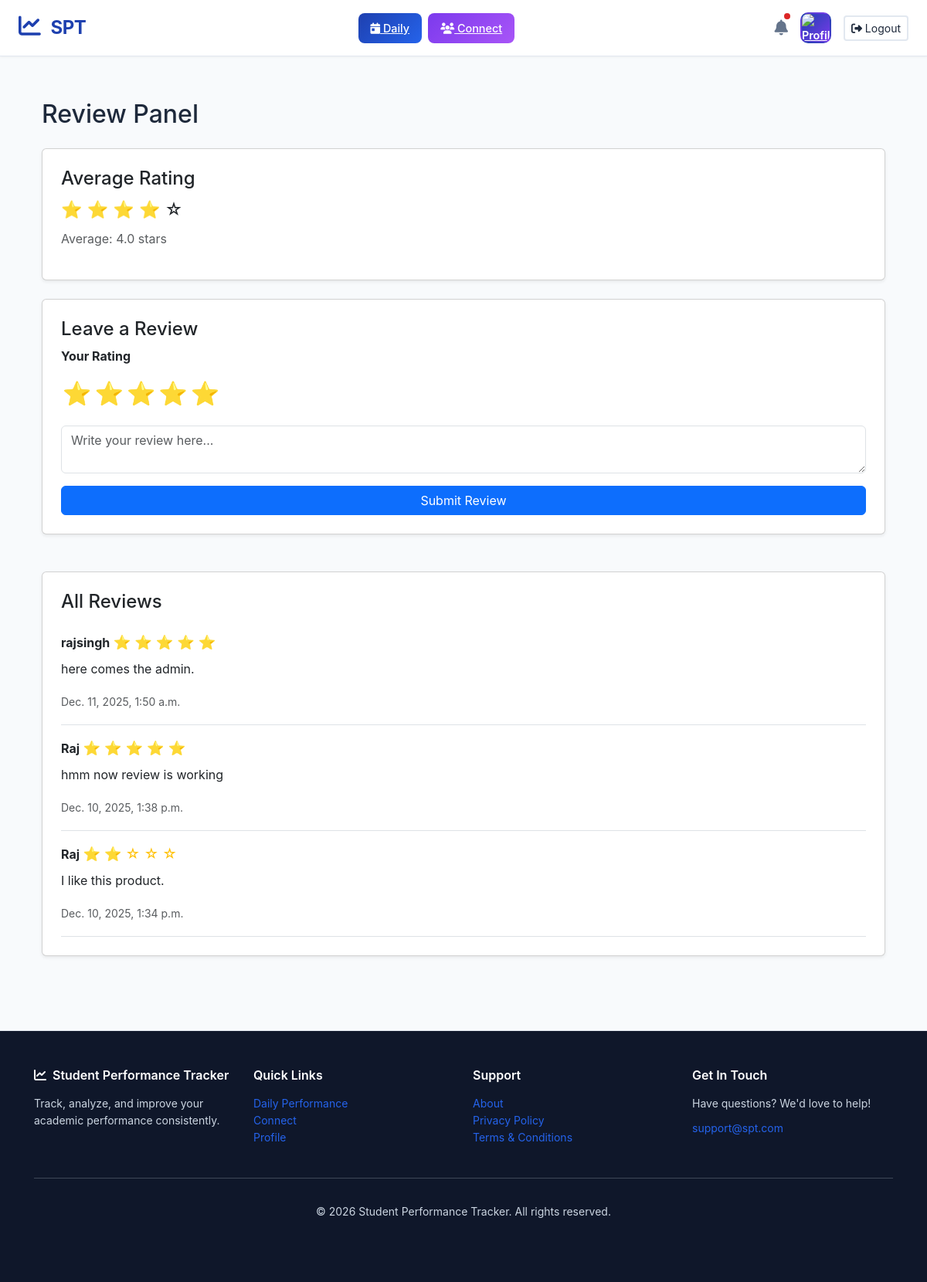
The page /review/ (signed in) on the database its author committed.
### tracker/models.py (models this page shows, shortened)
class Review(models.Model):
    user = models.ForeignKey(User, on_delete=models.CASCADE)
    rating = models.IntegerField(default=5)  # 1 to 5
    message = models.TextField(max_length=500)
    created_at = models.DateTimeField(auto_now_add=True)

### tracker/views.py (the view, shortened to what this page needs)
# urls.py: path("review/", views.review_panel, name="review"),
@login_required
def review_panel(request):
    user = request.user
    reviews = Review.objects.all().order_by("-created_at")
    if reviews.exists():
        avg = sum(r.rating for r in reviews) / reviews.count()
        avg = round(avg, 2)
    else:
        avg = 0
    return render(request, "review_panel.html", {"reviews": reviews, "avg_rating": avg, "avg_full": int(avg)})

### tracker/context_processors.py (called while the page is built)
def notifications_processor(request):
    if not request.user.is_authenticated:
        return {}
    user = request.user
    today = timezone.localtime().date()
    has_entry = DailyEntry.objects.filter(user=user, date=today).exists()
    has_analysis = False
    if has_entry:
        entry = DailyEntry.objects.filter(user=user, date=today).first()
        has_analysis = DailyScore.objects.filter(entry=entry).exists()
    has_goals = Criterion.objects.filter(user=user).exists()
    return {
        'show_entry_msg': not has_entry,
        'show_analysis_msg': has_entry and not has_analysis,
        'show_goal_msg': not has_goals,
    }

### tracker/templates/review_panel.html (shortened to what this page needs)
{% extends "base.html" %}
{% block content %}
<div class="container mt-4">
    <h2 class="mb-4">Review Panel</h2>
    <div class="card p-4 shadow-sm mb-4">
        <h4>Average Rating</h4>
        <div style="font-size: 22px;">
            {% for _ in "12345" %}
                {% if forloop.counter <= avg_full %}
                    ⭐
                {% else %}
                    ☆
                {% endif %}
            {% endfor %}
        </div>
        <p class="mt-2 text-muted">Average: {{ avg_rating|floatformat:1 }} stars</p>
    </div>
    <div class="card p-4 shadow-sm mb-5">
        <h4>Leave a Review</h4>
        <form method="post">
            <div class="mb-3">
                <label class="form-label"><strong>Your Rating</strong></label><br>
                <div class="star-rating">
                    <input type="radio" name="rating" value="5" id="5"><label for="5">⭐</label>
                    <input type="radio" name="rating" value="4" id="4"><label for="4">⭐</label>
                    <input type="radio" name="rating" value="3" id="3"><label for="3">⭐</label>
                    <input type="radio" name="rating" value="2" id="2"><label for="2">⭐</label>
                    <input type="radio" name="rating" value="1" id="1"><label for="1">⭐</label>
                </div>
            </div>
            <textarea name="message" class="form-control mb-3"
                      placeholder="Write your review here..." required></textarea>
            <button class="btn btn-primary w-100">Submit Review</button>
        </form>
    </div>
    <div class="card p-4 shadow-sm">
        <h4>All Reviews</h4>
        {% for r in reviews %}
            <div class="border-bottom py-3">
                <strong>{{ r.user.username }}</strong>
                <span style="font-size:18px" class="text-warning">
                    {% for _ in "12345" %}
                        {% if forloop.counter <= r.rating %}
                            ⭐
                        {% else %}
                            ☆
                        {% endif %}
                    {% endfor %}
                </span>
                <p class="mt-2">{{ r.message }}</p>
                <small class="text-muted">{{ r.created_at }}</small>
            </div>
        {% empty %}
            <p class="text-muted">No reviews yet.</p>
        {% endfor %}
    </div>
</div>
{% endblock %}

### tracker/templates/base.html (shortened to what this page needs)
<!DOCTYPE html>
<html lang="en">
<head>
    <link href="https://cdn.jsdelivr.net/npm/bootstrap@5.3.2/dist/css/bootstrap.min.css" rel="stylesheet">
    <link rel="stylesheet" href="https://cdnjs.cloudflare.com/ajax/libs/font-awesome/6.4.2/css/all.min.css">
</head>
<body>
    <nav class="navbar navbar-spt">
        <div class="container-fluid px-4">
            <div class="d-flex align-items-center justify-content-between w-100">
                <a class="navbar-brand" href="/">
                    <i class="fas fa-chart-line"></i>
                    <span>SPT</span>
                </a>
                <div class="d-flex gap-2 align-items-center">
                    <a href="{% url 'daily' %}" class="nav-btn nav-btn-daily" title="Daily Performance">
                        <i class="fas fa-calendar-day"></i> Daily
                    </a>
                    <a href="{% url 'social' %}" class="nav-btn nav-btn-social" title="Connect with Peers">
                        <i class="fas fa-users"></i> Connect
                    </a>
                </div>
                <div class="d-flex align-items-center gap-3">
                    <div class="notif-bell" id="notifBell" role="button" data-bs-toggle="dropdown">
                        <i class="fas fa-bell"></i>
                        <span id="notif-dot" class="notif-dot" style="display: none;"></span>
                    </div>
                    <div class="dropdown">
                        {% if request.user.profile.profile_image %}
                            <a class="profile-avatar" href="#" id="profileDropdown" data-bs-toggle="dropdown">
                                <img src="{{ request.user.profile.profile_image.url }}" alt="Profile">
                            </a>
                        {% else %}
                            <a class="profile-avatar" href="#" id="profileDropdown" data-bs-toggle="dropdown">
                                {{ request.user.username|first|upper }}
                            </a>
                        {% endif %}
                    </div>
                    <a href="/accounts/logout/" class="btn btn-sm" style="border: 2px solid var(--border-color); color: var(--text-primary); transition: all 0.2s ease;" onmouseover="this.style.borderColor='var(--primary-color)'; this.style.color='var(--primary-color)'" onmouseout="this.style.borderColor='var(--border-color)'; this.style.color='var(--text-primary)'">
                        <i class="fas fa-sign-out-alt"></i> Logout
                    </a>
                </div>
            </div>
        </div>
    </nav>
    <main class="main-content">
        <div class="container">
            {% block content %}{% endblock %}
        </div>
    </main>
    <footer>
        <div class="container">
            <div class="row mb-4">
                <div class="col-md-3 footer-section">
                    <h6><i class="fas fa-chart-line me-2"></i>Student Performance Tracker</h6>
                    <p class="small">Track, analyze, and improve your academic performance consistently.</p>
                </div>
                <div class="col-md-3 footer-section">
                    <h6>Quick Links</h6>
                    <ul class="list-unstyled small">
                        <li><a href="{% url 'daily' %}">Daily Performance</a></li>
                        <li><a href="{% url 'social' %}">Connect</a></li>
                        <li><a href="{% url 'profile' %}">Profile</a></li>
                    </ul>
                </div>
                <div class="col-md-3 footer-section">
                    <h6>Support</h6>
                    <ul class="list-unstyled small">
                        <li><a href="{% url 'about website' %}">About</a></li>
                        <li><a href="{% url 'privacy-policy' %}">Privacy Policy</a></li>
                        <li><a href="{% url 'terms' %}">Terms & Conditions</a></li>
                    </ul>
                </div>
                <div class="col-md-3 footer-section">
                    <h6>Get In Touch</h6>
                    <p class="small mb-2">Have questions? We'd love to help!</p>
                    <a href="mailto:support@spt.com" class="small">support@spt.com</a>
                </div>
            </div>
            <hr class="footer-divider">
            <div class="text-center small py-3">
                <p>&copy; 2026 Student Performance Tracker. All rights reserved.</p>
            </div>
        </div>
    </footer>
</body>
</html>

### tracker/templates/base.html (style rules this page uses)
:root { --primary-color: #1e40af; --primary-light: #2563eb; --secondary-color: #7c3aed; --success-color: #059669; --danger-color: #dc2626; --neutral-dark: #0f172a; --neutral-light: #f8fafc; --text-primary: #1e293b; --text-secondary: #64748b; --border-color: #e2e8f0; }
* { font-family: -apple-system, BlinkMacSystemFont, 'Segoe UI', 'Roboto', 'Helvetica Neue', sans-serif; }
body { background-color: var(--neutral-light); color: var(--text-primary); line-height: 1.6; }
.navbar-spt { background: white; border-bottom: 1px solid var(--border-color); padding: 0.75rem 0; position: sticky; top: 0; z-index: 1000; box-shadow: 0 1px 3px rgba(0, 0, 0, 0.05); }
.navbar-brand { font-size: 1.5rem; font-weight: 700; color: var(--primary-color) !important; letter-spacing: -0.5px; }
.navbar-brand i { margin-right: 0.5rem; font-size: 1.8rem; }
.nav-btn { border-radius: 8px; padding: 0.5rem 1rem; font-weight: 500; border: none; transition: all 0.2s ease; font-size: 0.9rem; }
.nav-btn-daily { background: linear-gradient(135deg, var(--primary-color), var(--primary-light)); color: white !important; }
.nav-btn-social { background: linear-gradient(135deg, var(--secondary-color), #a855f7); color: white !important; }
.profile-avatar { width: 40px; height: 40px; border-radius: 10px; display: flex; align-items: center; justify-content: center; font-weight: 600; color: white; font-size: 0.9rem; cursor: pointer; transition: all 0.2s ease; background: linear-gradient(135deg, var(--primary-color), var(--secondary-color)); border: 2px solid transparent; }
.profile-avatar img { width: 100%; height: 100%; object-fit: cover; border-radius: 8px; }
.notif-bell { font-size: 1.25rem; color: var(--text-secondary); cursor: pointer; transition: all 0.2s ease; position: relative; }
.notif-dot { position: absolute; top: -5px; right: -5px; width: 12px; height: 12px; background: var(--danger-color); border-radius: 50%; border: 2px solid white; }
.main-content { padding: 2rem 0; min-height: calc(100vh - 200px); }
footer { background: var(--neutral-dark); color: #cbd5e1; padding: 3rem 2rem; margin-top: 4rem; border-top: 1px solid var(--border-color); }
footer a { color: var(--primary-light); text-decoration: none; transition: color 0.2s ease; }
footer .footer-section h6 { color: white; font-weight: 600; margin-bottom: 1rem; }
.footer-divider { background: #334155; }

### tracker/templates/review_panel.html (style rules this page uses)
.star-rating { direction: rtl; unicode-bidi: bidi-override; font-size: 32px; display: inline-flex; }
.star-rating label { color: #ccc; cursor: pointer; transition: transform 0.2s ease, color 0.2s ease, box-shadow 0.2s ease; padding: 2px; border-radius: 6px; }
.star-rating label { font-size: 30px; cursor: pointer; }

### rows shown on the page
Review: user.username "rajsingh", rating 5 (drawn), message "here comes the admin.", created_at "Dec. 11, 2025, 1:50 a.m."
Review: user.username "Raj", rating 5 (drawn), message "hmm now review is working", created_at "Dec. 10, 2025, 1:38 p.m."
Review: user.username "Raj", rating 2 (drawn), message "I like this product.", created_at "Dec. 10, 2025, 1:34 p.m."

### other values the page prints
{{ avg_rating|floatformat:1 }} "4.0"
